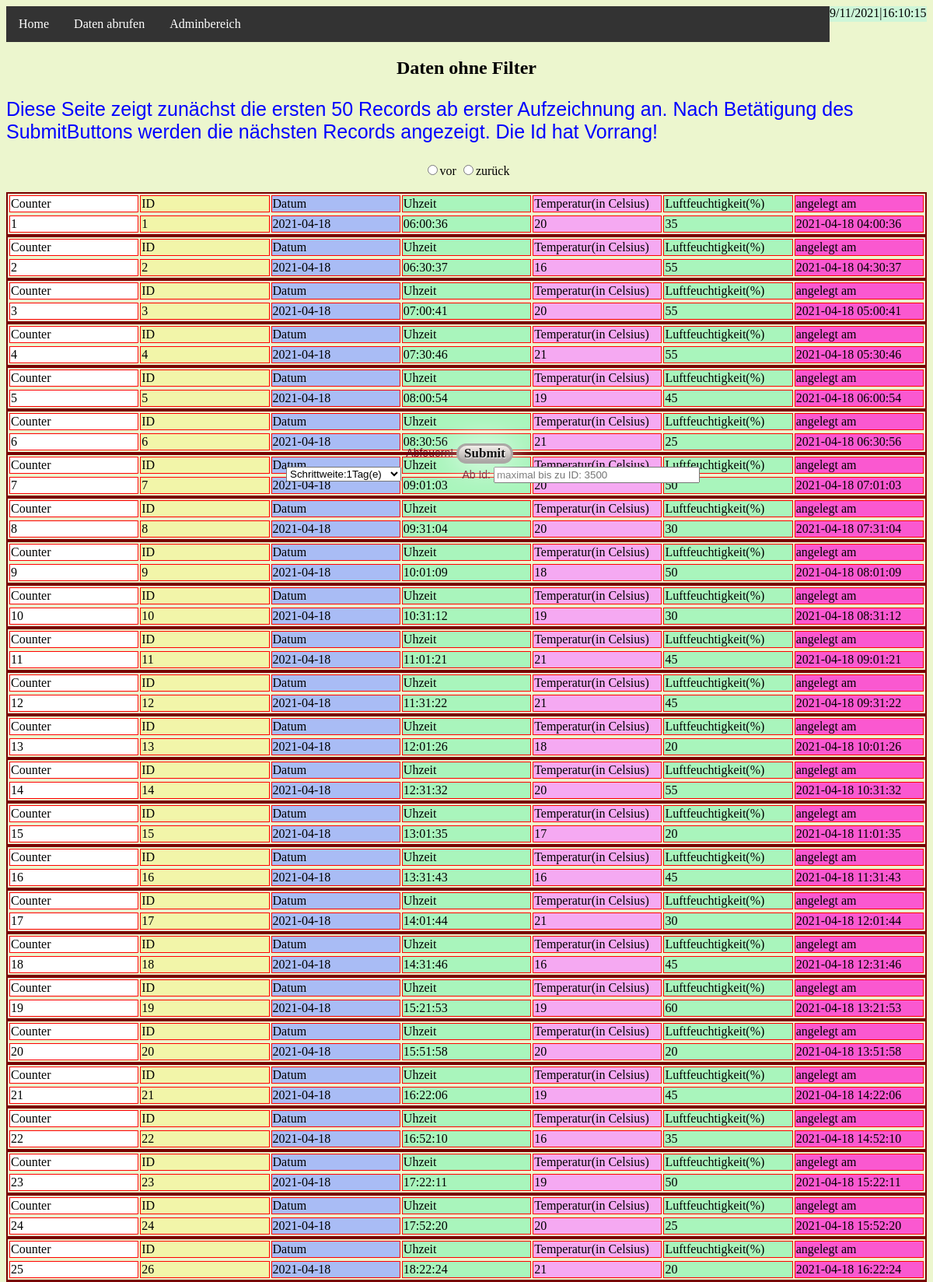
Screenshot of /dataAll.php (upper part) with the database file from the repository.
### tables this page shows
CREATE TABLE `temperaturs` (
  `id` int NOT NULL,
  `datum` date NOT NULL,
  `uhrzeit` time NOT NULL,
  `Temperatur_Celsius` int NOT NULL,
  `Luftfeuchtigkeit_Prozent` int NOT NULL,
  `created_at` timestamp NULL DEFAULT NULL
);

### inc/autoloader.php (called while the page is built, shortened)
<?php
function classAutoloader($class) {
    $path = "inc/$class.php";
}
?>

### inc/connect.php (called while the page is built, shortened)
<?php
if (PHP_OS == OPS) {
    $username = 'root';
    $server = 'localhost';
    $password = '';
    $database = 'temperaturs';
} else {
    $username = "k158364_kipp";
    $server = 'mysql2efb.netcup.net';
    $password = "1918Rott$";
    $database = prefix . 'tklustig';
}
require_once 'inc/autoloader.php';
$DatabaseObject = new MySQLClass($username, $password, 'mysql', $server, $database);

### inc/MySQLClass.php (called while the page is built, shortened)
<?php
class MySQLClass {
    public function Abfragen($connection, $sql) {
        $pConn = $connection->prepare($sql);
        $GiveBackBoolean = $pConn->execute();
        $result = array();
        while ($row = $pConn->fetch(PDO::FETCH_ASSOC)) {
            array_push($result, $row);
        }
        if (!empty($result) && is_array($result))
            return $result;
        else
            return $GiveBackBoolean;
    }
}

### inc/anzeigen.php (the view, shortened to what this page needs)
<?php
function anzeigen($objArrayOfRecords) {
    $i = 0;
    if (!empty($objArrayOfRecords)) {
        foreach ($objArrayOfRecords as $daten) {
            $i++;
            ?>
            <table class="doFixed"><tr>
                <thead>
                    <tr>
                        <td  bgcolor=#FFFFFF>Counter</td>
                        <td  bgcolor=#F2F5A9>ID</td>
                        <td  bgcolor=#A9BCF5>Datum</td>
                        <td  bgcolor=#A9F5BC>Uhzeit</td>
                        <td  bgcolor=#F5A9F2>Temperatur(in Celsius)</td>
                        <td  bgcolor=#A9F5BC>Luftfeuchtigkeit(%)</td>
                        <td  bgcolor=#FA58D0>angelegt am</td>
                    </tr>
                </thead>
                <?=
                "<td  bgcolor=#FFFFFF>" . $i . "<td  bgcolor=#F2F5A9>" . $daten['id'] . "</td><td  bgcolor=#A9BCF5>" . $daten['datum'] . "</td><td  bgcolor=#A9F5BC>" . $daten['uhrzeit'] . "</td>
            <td  bgcolor=#F5A9F2>" . $daten['Temperatur_Celsius'] . "</td><td bgcolor=#A9F5BC>" . $daten['Luftfeuchtigkeit_Prozent'] . "</td><td  bgcolor=#FA58D0>" . $daten['created_at'] . "</td></tr></table>";
            }
        } else
            echo "<p>Keine Datensätze vorhanden!</p>";
    }
    function auswahlStep($steps, $minimum, $maximum) {
        $result = '';
        for ($i = $minimum; $i <= $maximum; $i++) {
            if ($i % $steps == 0)
                $result .= '<option style="font-size:15px" value="' . $i . '">Schrittweite:' . $i / $steps . 'Tag(e)</option>';
        }
        $result = '<select name="anzahlItems">' . $result . '</select>';
        return $result;
    }
    ?>

### dataAll.php (shortened to what this page needs)
<!Doctype html>
<html>
    <head>
        <link href="css/style.css" rel="stylesheet">
    </head>
    <body>
        <div class="mainDiv">
            <div id="uhr"></div>
        </div>
        <ul>
            <li class="dropdown">
                <a href="javascript:void(0)" class="treffer_0" onclick="myFunction_0()">Home</a>
            </li>
            <li class="dropdown">
                <a href="javascript:void(0)" class="treffer_0" onclick="myFunction_1()">Daten abrufen</a>
            </li>
            <li class="dropdown">
                <a href="javascript:void(0)" class="treffer_0" onclick="myFunction_2()">Adminbereich</a>
            </li>
        </ul>
    <center><h2>Daten ohne Filter</h2></center>
    <p>Diese Seite zeigt zunächst die ersten 50 Records ab erster Aufzeichnung an. Nach Betätigung des SubmitButtons werden die nächsten Records angezeigt. Die Id hat Vorrang!</p>
    <form action="<?= htmlspecialchars($_SERVER['PHP_SELF']); ?>" method="post">
        <center>
            <div id="dropdown">
                <?php
                require_once 'inc/anzeigen.php';
                echo auswahlStep(48, 48, 1500);
                ?>
            </div>
            <div id="textbox1">
                <?php
                require_once 'inc/connect.php';
                $connection = $DatabaseObject->Verbinden();
                $sql = "SELECT max(id) AS max FROM temperaturs";
                $query1 = $DatabaseObject->Abfragen($connection, $sql);
                if (is_array($query1))
                    $maxId = $query1[0]['max'];
                else {
                    print_r('!!Error!!<br>Datenbankfehler. Abbruch!');
                    foreach ($connection->errorInfo() as $item) {
                        print_r('<br>' . $item);
                    }
                    die();
                }
                ?>
                <label>Ab Id:</label>
                <input type="text" name="startId" size="30" maxlength="30" placeholder="maximal bis zu ID: <?= $maxId ?>">
            </div>
            <div id="submitDropDown">
                <label>Abfeuern!</label>
                <input class="button3" type="submit" name="submit0" value="Submit">
            </div>
            <div>
                <input type="radio" name="rad" id="dummy1" value="frontOf">vor
                <input type="radio" name="rad" id="dummy2" value="back">zurück
            </div>
            <br>
        </center>
    </form>
    <?php
    $folder = getcwd();
    $datei = $folder . '/txt/dropDownID.txt';
    $sql = "SELECT max(id) AS max FROM temperaturs";
    $query1 = $DatabaseObject->Abfragen($connection, $sql);
    if (is_array($query1))
        $maxId = $query1[0]['max'];
    else {
        print_r('!!Error!!<br>Datenbankfehler. Abbruch!');
        foreach ($connection->errorInfo() as $item) {
            print_r('<br>' . $item);
        }
        die();
    }
    if (!empty($_REQUEST['submit0'])) {
        if (!empty($_REQUEST['startId'])) {
            $id = $_REQUEST['startId'];
            if (!is_numeric($id)) {
                ?>
                <script>
                    var alertWidth = 250;
                    var alertHeight = 200;
                    var xAlertStart = window.screen.availWidth / 2 - alertWidth;
                    var yAlertStart = window.screen.availHeight / 2 - alertHeight;
                    var alertTitle = "<p class='pTitle'><b>! Warnung !</b></p>";
                    var alertText = "<p class='pAlert'>Nur Zahlen werden bzgl. der Primärschlüsselabfrage akzeptiert!</p>";
                    showAlert(alertWidth, alertHeight, xAlertStart, yAlertStart, alertTitle, alertText);
                </script>
                <?php
                die();
            }
            $sql = "SELECT id,datum,uhrzeit,Temperatur_Celsius,Luftfeuchtigkeit_Prozent,created_at FROM temperaturs WHERE id>=$id LIMIT 49";
            $query2 = $DatabaseObject->Abfragen($connection, $sql);
            if (is_array($query2))
                anzeigen($query2);
            else {
                print_r('!!Error!!<br>Datenbankfehler. Abbruch!');
                foreach ($connection->errorInfo() as $item) {
                    print_r('<br>' . $item);
                }
                die();
            }
            file_put_contents($datei, $id);
            die();
        }
        $boolQuery2 = true;
        $id = file_get_contents($datei);
        if (isset($_REQUEST['rad'])) {
            if ($_REQUEST['rad'] == 'frontOf') {
                $dummy = $id;
                if ($id <= 18000)
                    $id += $_REQUEST["anzahlItems"];
                else
                    $id += 2 * $_REQUEST["anzahlItems"];
                if ($id > $maxId) {
                    ?>
                    <script>
                        var alertWidth = 250;
                        var alertHeight = 200;
                        var xAlertStart = window.screen.availWidth / 2 - alertWidth;
                        var yAlertStart = window.screen.availHeight / 2 - alertHeight;
                        var alertTitle = "<p class='pTitle'><b>! Warnung !</b></p>";
                        var alertText = "<p class='pAlert'>Sie befinden sich am oberen Ende der Meßwerte.<br>Bitte reduzieren, anstatt erhöhen!</p>";
                        showAlert(alertWidth, alertHeight, xAlertStart, yAlertStart, alertTitle, alertText);
                    </script>
                    <?php
                    $id = $dummy;
                } else
                    file_put_contents($datei, $id);
            } else if ($_REQUEST['rad'] == 'back') {
                $dummy = $id;
                if ($id <= 18000)
                    $id -= $_REQUEST["anzahlItems"];
                else
                    $id -= 2 * $_REQUEST["anzahlItems"];
                if ($id < 0) {
                    ?>
                    <script>
                        var alertWidth = 250;
                        var alertHeight = 200;
                        var xAlertStart = window.screen.availWidth / 2 - alertWidth;
                        var yAlertStart = window.screen.availHeight / 2 - alertHeight;
                        var alertTitle = "<p class='pTitle'><b>! Warnung !</b></p>";
                        var alertText = "<p class='pAlert'>Sie befinden sich am unteren Ende der Meßwerte.<br>Bitte erhöhen, anstatt reduzieren!</p>";
                        showAlert(alertWidth, alertHeight, xAlertStart, yAlertStart, alertTitle, alertText);
                    </script>
                    <?php
                    $id = $dummy;
                } else
                    file_put_contents($datei, $id);
            }
        } else
            echo('<p><font color="red">!!ERROR!! Bitte einer der Radio-Buttons aktivieren</p></font>');
    } else {
        $boolQuery2 = false;
    }
    if (!$boolQuery2)
        $sql = "SELECT id,datum,uhrzeit,Temperatur_Celsius,Luftfeuchtigkeit_Prozent,created_at FROM temperaturs LIMIT 49";
    else
        $sql = "SELECT id,datum,uhrzeit,Temperatur_Celsius,Luftfeuchtigkeit_Prozent,created_at FROM temperaturs WHERE id>=$id LIMIT 49";
    $query2 = $DatabaseObject->Abfragen($connection, $sql);
    if (is_array($query2))
        anzeigen($query2);
    else {
        print_r('!!Error!!<br>Datenbankfehler. Abbruch!');
        foreach ($connection->errorInfo() as $item) {
            print_r('<br>' . $item);
        }
        die();
    }
    ?>

### css/style.css (style rules this page uses)
ul { list-style-type: none; margin: 0; padding: 0; overflow: hidden; background-color: #333; }
li { float: left; }
li a, .dropbtn { display: inline-block; color: white; text-align: center; padding: 14px 16px; text-decoration: none; }
li.dropdown { display: inline-block; }
.button3 { display: inline-block; text-align: center; vertical-align: middle; padding: 0px 7px; border: 3px solid #aba7a5; border-radius: 15px; background: #f4efeb; background: -webkit-gradient(linear, left top, left bottom, from(#f4efeb), to(#aba7a5)); background: -moz-linear-gradient(top, #f4efeb, #aba7a5); background: linear-gradient(to bottom, #f4efeb, #aba7a5); -webkit-box-shadow: #ffffff 0px 0px 40px 0px; -moz-box-shadow: #ffffff 0px 0px 40px 0px; box-shadow: #ffffff 0px 0px 40px 0px; text-shadow: #ffffff 1px 1px 1px; font: normal normal bold 17px comic sans ms; color: #111111; text-decoration: none; }
body { background-color:#ECF6CE; }
label { font-family: Arial,sans-serif; font-size:14px; color:#610B21; }
p { font-family: Arial,sans-serif; font-size:25px; color:blue; }
a { color:green; }
.mainDiv { height: 20px; width: 125px; top:7%; position: relative; background: #CEF6D8; float:right; }
#dropdown { position: absolute; top: 20%; right:57%; }
#textbox1 { position: absolute; top: 20%; right:25%; }
#submitDropDown { position: absolute; top: 19%; right:45%; }
table { border: 2px solid #780000; width: 100%; }
th,td { border: 1px solid #FF0000; -webkit-hyphens: auto; -moz-hyphens: auto; -ms-hyphens: auto; -o-hyphens: auto; hyphens: auto; word-wrap: break-word; }
table.doFixed { table-layout: fixed; }

### rows the page displays
temperaturs: id "1", datum "2021-04-18", uhrzeit "06:00:36", Temperatur_Celsius "20", Luftfeuchtigkeit_Prozent "35", created_at "2021-04-18 04:00:36"
temperaturs: id "2", datum "2021-04-18", uhrzeit "06:30:37", Temperatur_Celsius "16", Luftfeuchtigkeit_Prozent "55", created_at "2021-04-18 04:30:37"
temperaturs: id "3", datum "2021-04-18", uhrzeit "07:00:41", Temperatur_Celsius "20", Luftfeuchtigkeit_Prozent "55", created_at "2021-04-18 05:00:41"
temperaturs: id "4", datum "2021-04-18", uhrzeit "07:30:46", Temperatur_Celsius "21", Luftfeuchtigkeit_Prozent "55", created_at "2021-04-18 05:30:46"
temperaturs: id "5", datum "2021-04-18", uhrzeit "08:00:54", Temperatur_Celsius "19", Luftfeuchtigkeit_Prozent "45", created_at "2021-04-18 06:00:54"
temperaturs: id "6", datum "2021-04-18", uhrzeit "08:30:56", Temperatur_Celsius "21", Luftfeuchtigkeit_Prozent "25", created_at "2021-04-18 06:30:56"
temperaturs: id "7", datum "2021-04-18", uhrzeit "09:01:03", Temperatur_Celsius "20", Luftfeuchtigkeit_Prozent "50", created_at "2021-04-18 07:01:03"
temperaturs: id "8", datum "2021-04-18", uhrzeit "09:31:04", Temperatur_Celsius "20", Luftfeuchtigkeit_Prozent "30", created_at "2021-04-18 07:31:04"
temperaturs: id "9", datum "2021-04-18", uhrzeit "10:01:09", Temperatur_Celsius "18", Luftfeuchtigkeit_Prozent "50", created_at "2021-04-18 08:01:09"
temperaturs: id "10", datum "2021-04-18", uhrzeit "10:31:12", Temperatur_Celsius "19", Luftfeuchtigkeit_Prozent "30", created_at "2021-04-18 08:31:12"
temperaturs: id "11", datum "2021-04-18", uhrzeit "11:01:21", Temperatur_Celsius "21", Luftfeuchtigkeit_Prozent "45", created_at "2021-04-18 09:01:21"
temperaturs: id "12", datum "2021-04-18", uhrzeit "11:31:22", Temperatur_Celsius "21", Luftfeuchtigkeit_Prozent "45", created_at "2021-04-18 09:31:22"
temperaturs: id "13", datum "2021-04-18", uhrzeit "12:01:26", Temperatur_Celsius "18", Luftfeuchtigkeit_Prozent "20", created_at "2021-04-18 10:01:26"
temperaturs: id "14", datum "2021-04-18", uhrzeit "12:31:32", Temperatur_Celsius "20", Luftfeuchtigkeit_Prozent "55", created_at "2021-04-18 10:31:32"
temperaturs: id "15", datum "2021-04-18", uhrzeit "13:01:35", Temperatur_Celsius "17", Luftfeuchtigkeit_Prozent "20", created_at "2021-04-18 11:01:35"
temperaturs: id "16", datum "2021-04-18", uhrzeit "13:31:43", Temperatur_Celsius "16", Luftfeuchtigkeit_Prozent "45", created_at "2021-04-18 11:31:43"
temperaturs: id "17", datum "2021-04-18", uhrzeit "14:01:44", Temperatur_Celsius "21", Luftfeuchtigkeit_Prozent "30", created_at "2021-04-18 12:01:44"
temperaturs: id "18", datum "2021-04-18", uhrzeit "14:31:46", Temperatur_Celsius "16", Luftfeuchtigkeit_Prozent "45", created_at "2021-04-18 12:31:46"
temperaturs: id "19", datum "2021-04-18", uhrzeit "15:21:53", Temperatur_Celsius "19", Luftfeuchtigkeit_Prozent "60", created_at "2021-04-18 13:21:53"
temperaturs: id "20", datum "2021-04-18", uhrzeit "15:51:58", Temperatur_Celsius "20", Luftfeuchtigkeit_Prozent "20", created_at "2021-04-18 13:51:58"
temperaturs: id "21", datum "2021-04-18", uhrzeit "16:22:06", Temperatur_Celsius "19", Luftfeuchtigkeit_Prozent "45", created_at "2021-04-18 14:22:06"
temperaturs: id "22", datum "2021-04-18", uhrzeit "16:52:10", Temperatur_Celsius "16", Luftfeuchtigkeit_Prozent "35", created_at "2021-04-18 14:52:10"
temperaturs: id "23", datum "2021-04-18", uhrzeit "17:22:11", Temperatur_Celsius "19", Luftfeuchtigkeit_Prozent "50", created_at "2021-04-18 15:22:11"
temperaturs: id "24", datum "2021-04-18", uhrzeit "17:52:20", Temperatur_Celsius "20", Luftfeuchtigkeit_Prozent "25", created_at "2021-04-18 15:52:20"
temperaturs: id "26", datum "2021-04-18", uhrzeit "18:22:24", Temperatur_Celsius "21", Luftfeuchtigkeit_Prozent "20", created_at "2021-04-18 16:22:24"
